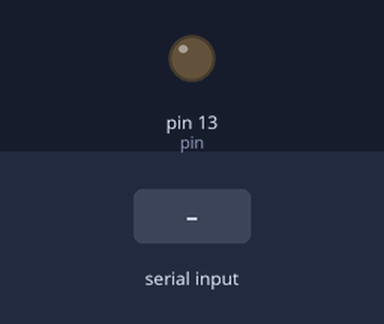
The sketch below on a simulated Arduino Uno, built with avr-gcc and run on an emulated ATmega328P. Shown: output pins drawn as LEDs (lit = HIGH). The test bench sets the inputs (shaded band).

Above: at 1.2 s.
1.3 s: "1\n" received over Serial
At 1.31 s:
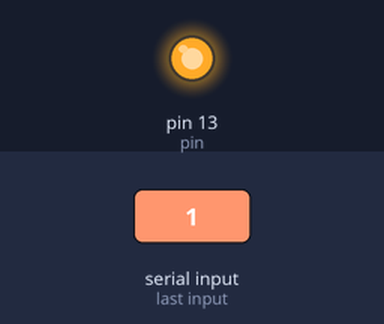
Timing chart, 0 to 4.3 s (numbered marks = the images above; inputs shaded):
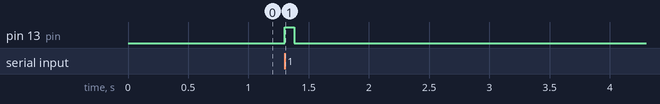

The sketch:

tailard.ino
```cpp
int incomingByte = 0;
int pin = 13;

void setup() {
  pinMode(pin, OUTPUT);
  digitalWrite(pin, LOW);
  Serial.begin(115200);
}

void loop() {
  while(Serial.available() > 0) {
      char aChar = Serial.read();
      if(aChar == '\n') {
        digitalWrite(pin, HIGH);
        delay(80);
        digitalWrite(pin, LOW);
      }
   }
}
```

Measured:
- after the input at 1.3 s, pin 13 (pin): LOW → HIGH at once, → LOW 0.08 s later
